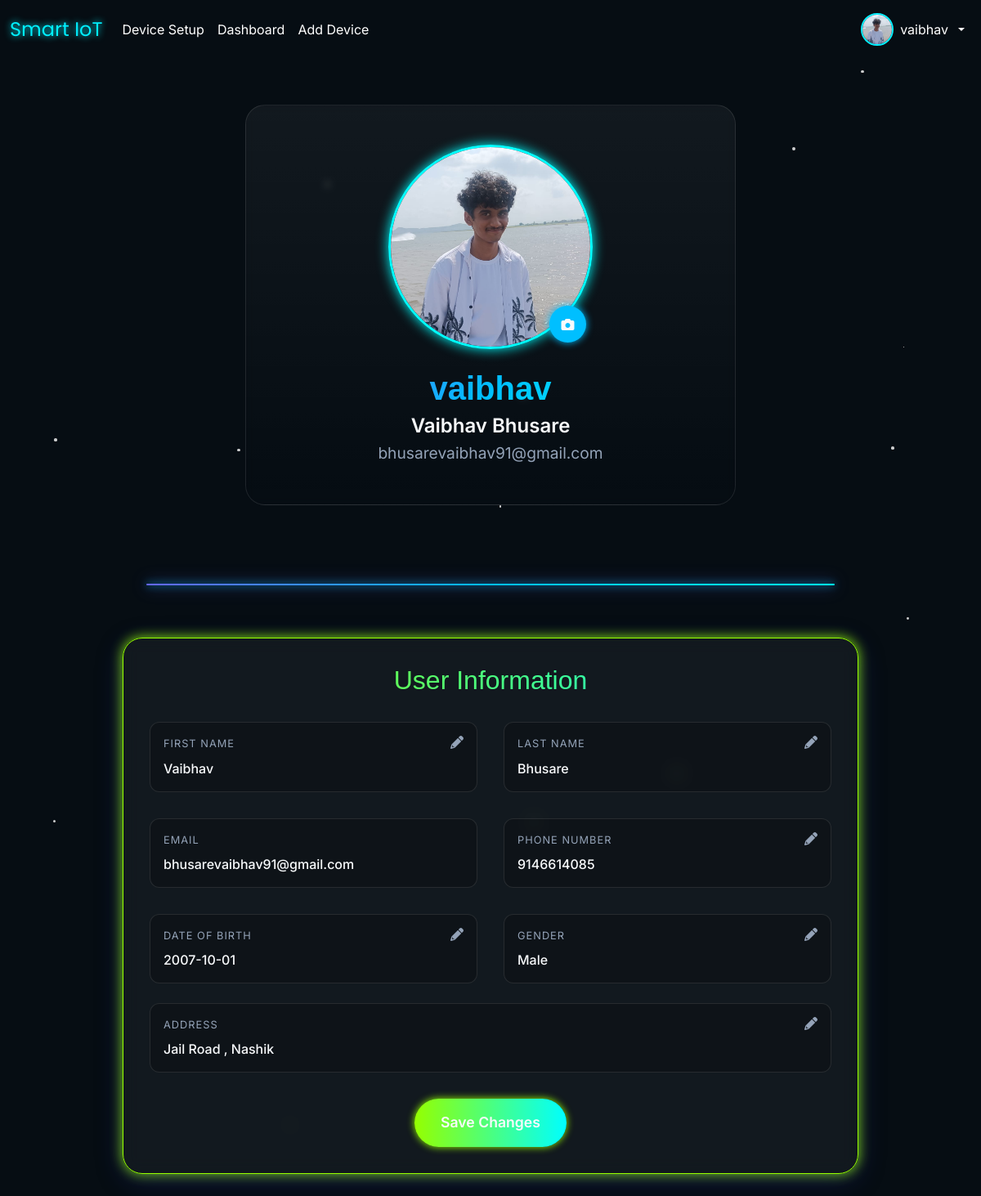
The page /profile/ (signed in) on the database its author committed.
### core/models.py (models this page shows, shortened)
class CustomUser(AbstractUser):
    GENDER_CHOICES = [
        ('M', 'Male'),
        ('F', 'Female'),
        ('O', 'Other'),
        ('N', 'Prefer not to say'),
    ]
    phone_number = models.CharField(max_length=15, blank=True, null=True, unique=True)
    date_of_birth = models.DateField(blank=True, null=True)
    gender = models.CharField(max_length=1, choices=GENDER_CHOICES, blank=True, null=True)
    address = models.TextField(blank=True, null=True)
    profile_picture = models.ImageField(upload_to='profile_pics/', blank=True, null=True)
    class Meta:
        verbose_name = 'User'
        verbose_name_plural = 'Users'

### core/views.py (the view)
# urls.py: path('profile/', profile_view, name='profile'),
@login_required
def profile_view(request):
    if request.method == 'POST':
        form = CustomUserChangeForm(request.POST, request.FILES, instance=request.user)
        if form.is_valid():
            form.save()
            messages.success(request, 'Your profile has been updated successfully!')
            return redirect('profile') # Redirect back to the profile page
        else:
            print(form.errors)
            messages.error(request, 'There was an error updating your profile. Please check the form.')
    else:
        form = CustomUserChangeForm(instance=request.user)
    return render(request, 'core/profile.html', {'form': form})

### core/templates/core/profile.html (shortened to what this page needs)
{% extends 'base.html' %}
{% load static %}
{% block head_extra %}
<link rel="stylesheet" href="https://cdnjs.cloudflare.com/ajax/libs/font-awesome/6.0.0-beta3/css/all.min.css">
<link href="https://unpkg.com/aos@2.3.1/dist/aos.css" rel="stylesheet">
{% endblock %}
{% block content %}
<div class="main-content">
    <div class="sparkles"></div>
    <div class="identity-block" data-aos="fade-up">
    <div class="profile-pic-container">
        <img id="preview-profile-pic"
            src="{{ user.profile_picture.url|default:'https://placehold.co/200x200/1c1f24/e0e0e0?text=User' }}"
            alt="Profile Picture" class="profile-pic">
        <div class="profile-pic-edit" id="profile-pic-edit-icon">
            <i class="fas fa-camera"></i>
        </div>
    </div>
    <h2 class="profile-username" id="username-display">{{ user.username }}</h2>
    <div class="profile-details">
        {% if user.first_name and user.last_name %}
            <h3 class="full-name" id="full-name-display">{{ user.first_name }} {{ user.last_name }}</h3>
        {% else %}
            <h3 class="full-name" id="full-name-display">Please update your name</h3>
        {% endif %}
        <p class="email" id="email-display">{{ user.email }}</p>
    </div>
</div>
    <div class="glowing-divider"></div>
     <div class="info-block" data-aos="fade-up" data-aos-delay="500">
        <div class="info-block-header">
            <h3>User Information</h3>
        </div>
        <form method="post" enctype="multipart/form-data" id="profile-form">
            <div class="info-grid">
                <div class="info-field" data-field="first_name">
                    <label class="info-label">First Name</label>
                    <div class="d-flex justify-content-between align-items-center">
                        <span class="info-value">{{ user.first_name|default:'Not set' }}</span>
                        <div class="field-actions">
                            <i class="fas fa-pencil-alt edit-icon"></i>
                        </div>
                    </div>
                </div>
                <div class="info-field" data-field="last_name">
                    <label class="info-label">Last Name</label>
                    <div class="d-flex justify-content-between align-items-center">
                        <span class="info-value">{{ user.last_name|default:'Not set' }}</span>
                        <div class="field-actions">
                            <i class="fas fa-pencil-alt edit-icon"></i>
                        </div>
                    </div>
                </div>
                <div class="info-field">
                    <label class="info-label">Email</label>
                    <span class="info-value">{{ user.email }}</span>
                </div>
                <div class="info-field" data-field="phone_number">
                    <label class="info-label">Phone Number</label>
                    <div class="d-flex justify-content-between align-items-center">
                        <span class="info-value">{{ user.phone_number|default:'Not set' }}</span>
                        <div class="field-actions">
                            <i class="fas fa-pencil-alt edit-icon"></i>
                        </div>
                    </div>
                </div>
                <div class="info-field" data-field="date_of_birth">
                    <label class="info-label">Date of Birth</label>
                    <div class="d-flex justify-content-between align-items-center">
                        <span class="info-value">{{ user.date_of_birth|date:"Y-m-d"|default:'Not set' }}</span>
                        <div class="field-actions">
                            <i class="fas fa-pencil-alt edit-icon"></i>
                        </div>
                    </div>
                </div>
                <div class="info-field" data-field="gender">
                    <label class="info-label">Gender</label>
                    <div class="d-flex justify-content-between align-items-center">
                        <span class="info-value">{{ user.get_gender_display|default:'Not set' }}</span>
                        <div class="field-actions">
                            <i class="fas fa-pencil-alt edit-icon"></i>
                        </div>
                    </div>
                </div>
            </div>
            <div class="info-field mt-4" data-field="address">
                <label class="info-label">Address</label>
                <div class="d-flex justify-content-between align-items-center">
                    <span class="info-value">{{ user.address|default:'Not set' }}</span>
                    <div class="field-actions">
                        <i class="fas fa-pencil-alt edit-icon"></i>
                    </div>
                </div>
            </div>
            <div class="text-center">
                <button type="submit" class="save-changes-btn">Save Changes</button>
            </div>
        </form>
    </div>
</div>
{% endblock %}

### core/templates/base.html (shortened to what this page needs)
{% load static %}
<!DOCTYPE html>
<html lang="en">
<head>
    <link href="https://cdn.jsdelivr.net/npm/bootstrap@5.3.3/dist/css/bootstrap.min.css" rel="stylesheet">
    {% block head_extra %}{% endblock %}
</head>
<body>
    <nav class="navbar navbar-expand-lg navbar-dark sticky-top">
        <div class="container-fluid">
            <a class="navbar-brand"
                href="{% if user.is_authenticated %}{% url 'dashboard:user_dashboard' %}{% else %}{% url 'homepage' %}{% endif %}">
                Smart IoT
            </a>
            <div class="collapse navbar-collapse" id="navbarNav">
                <ul class="navbar-nav me-auto mb-2 mb-lg-0">
                    <li class="nav-item"><a class="nav-link" href="{% url 'device_onboarding' %}">Device Setup</a></li>
                    {% if user.is_authenticated %}
                    <li class="nav-item"><a class="nav-link" href="{% url 'dashboard:user_dashboard' %}">Dashboard</a>
                    </li>
                    <li class="nav-item"><a class="nav-link" href="{% url 'add_device_to_user' %}">Add Device</a></li>
                    {% endif %}
                </ul>
                <ul class="navbar-nav">
                    {% if user.is_authenticated %}
                    <li class="nav-item dropdown">
                        <a class="nav-link dropdown-toggle d-flex align-items-center gap-2" href="#">
                            <img src="{% if user.profile_picture %}{{ user.profile_picture.url }}{% else %}{% static 'images/default-profile.png' %}{% endif %}"
                                class="profile-img" alt="Profile">
                            {{ user.username }}
                        </a>
                    </li>
                    {% else %}
                    <li class="nav-item"><a class="nav-link btn btn-outline-light me-2"
                            href="{% url 'login' %}">Login</a></li>
                    <li class="nav-item"><a class="nav-link btn btn-outline-info" href="{% url 'register' %}">Sign
                            Up</a></li>
                    {% endif %}
                </ul>
            </div>
        </div>
    </nav>
    <main class="container mt-4">
        {% block content %}{% endblock %}
    </main>
</body>
</html>

### core/templates/base.html (style rules this page uses)
body { font-family: 'Inter', sans-serif; background-color: #0e0e0e; color: #fff; }
.navbar-brand { font-family: 'Poppins', sans-serif; color: #00f0ff !important; font-size: 1.5rem; text-shadow: 0 0 8px #00f0ff; }
.nav-link { color: #fff !important; position: relative; }
.profile-img { width: 40px; height: 40px; border-radius: 50%; border: 2px solid #00f0ff; object-fit: cover; }

### rows shown on the page
CustomUser: profile_picture (picture), username "vaibhav", first_name "Vaibhav", last_name "Bhusare", email "bhusarevaibhav91@gmail.com", phone_number "9146614085", date_of_birth "2007-10-01", gender "Male", address "Jail Road , Nashik"
